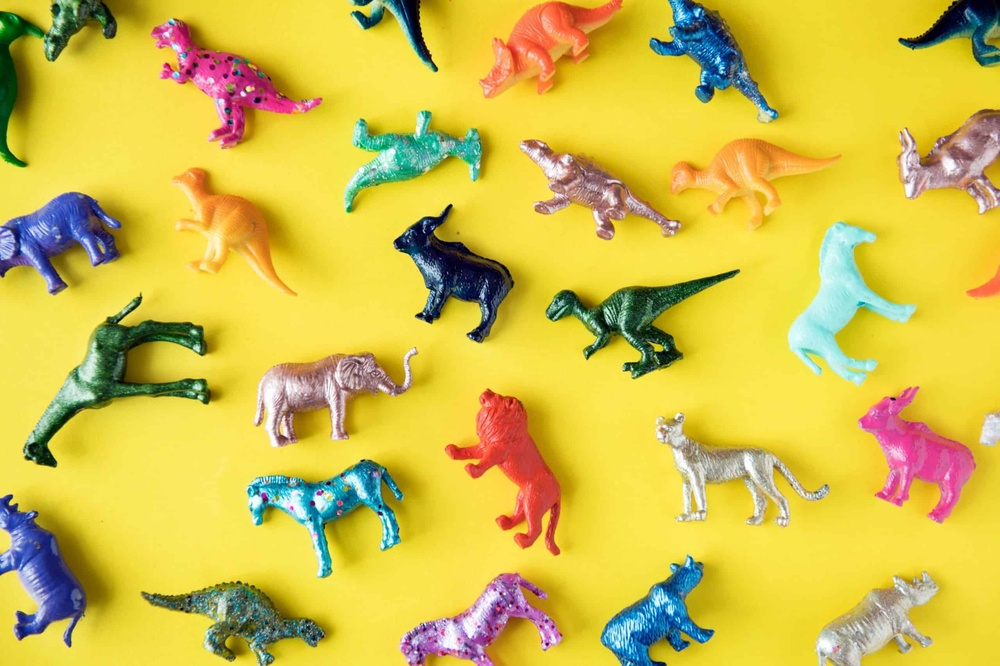
#> input picture Digital Image Preprocessing/1/segment.jpeg, 1000 x 666 px, shrunk from 2560 x 1705 before the run
$ python Lesson1.py
#> lines starting #> are read from the running program, lines starting #| are printed output that depends on the picture; after the words box and inside, x2 and y2 are one past the last pixel; in counts of white or black regions, pixels touching at a corner belong together
# petrovets.for.students@gmail.com

import cv2 as cv
import matplotlib.pyplot as plt

image = cv.imread("segment.jpeg")
#> image is the input picture: shape (666, 1000, 3); mean B, G, R 73.9, 191, 212.1
plt.imshow(image)

hsv_image = cv.cvtColor(image, cv.COLOR_BGR2HSV)
#> hsv_image: shape (666, 1000, 3); mean H, S, V 38.1, 178.1, 220.1

h = 145
s = range(256)
v = range(256)

mask = hsv_image[:, :, 0] > h
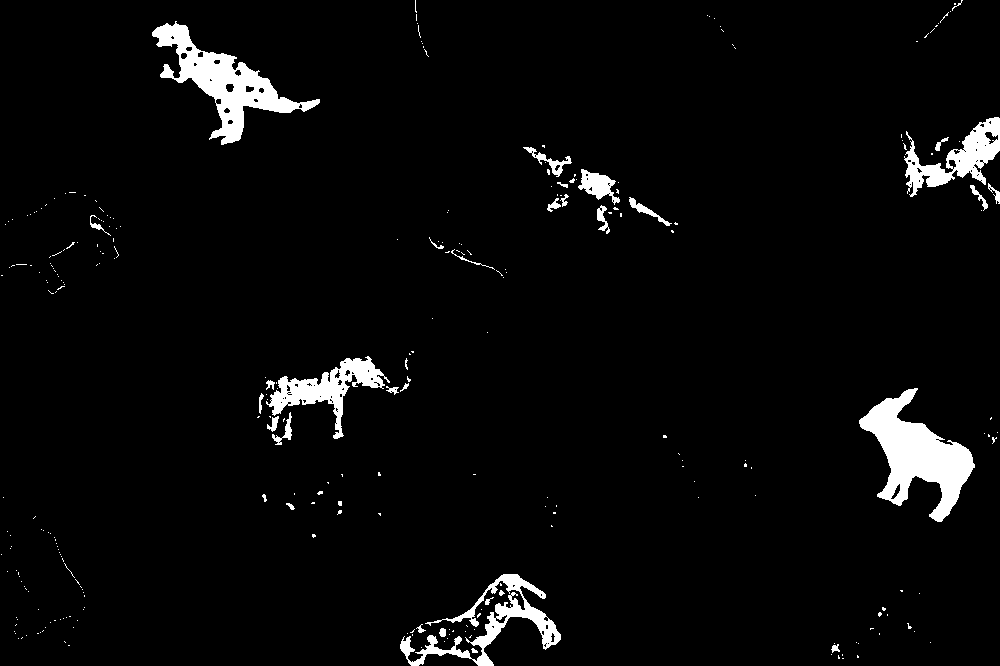
#> mask: shape (666, 1000) bool; 3.8% white; 288 white regions (254 under 20 px), largest, box (x1, y1, x2, y2) and area: (859, 388, 975, 522) 6559, (152, 21, 320, 145) 5711, (400, 574, 561, 666) 3409
hsv_image[mask] = 255
#> hsv_image: shape (666, 1000, 3); mean H, S, V 41.5, 183.5, 222.4

plt.imshow(hsv_image)
plt.show()
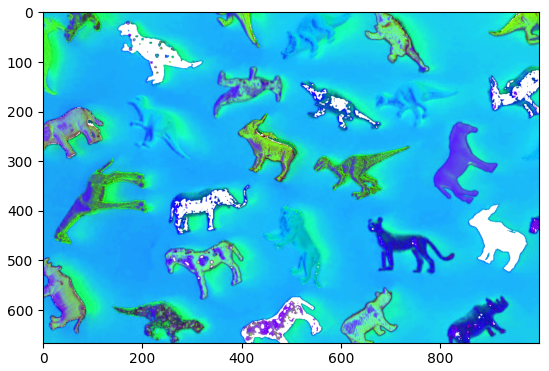
#> figure drawn by matplotlib, 1 panel; B, G, R data is drawn as R, G, B

cv.waitKey(0)
